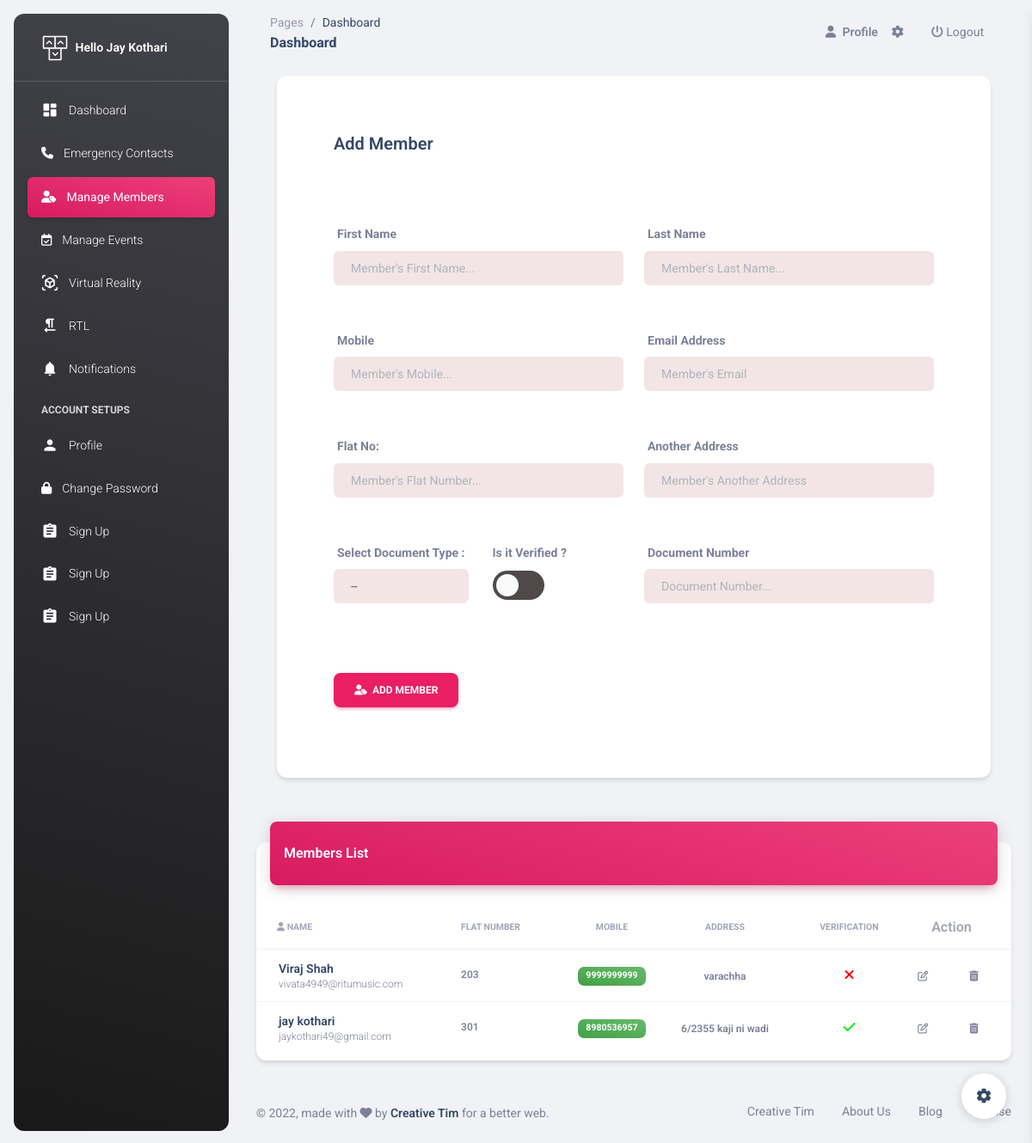
/add-member/ (signed in), run on an earlier commit of the app's database.
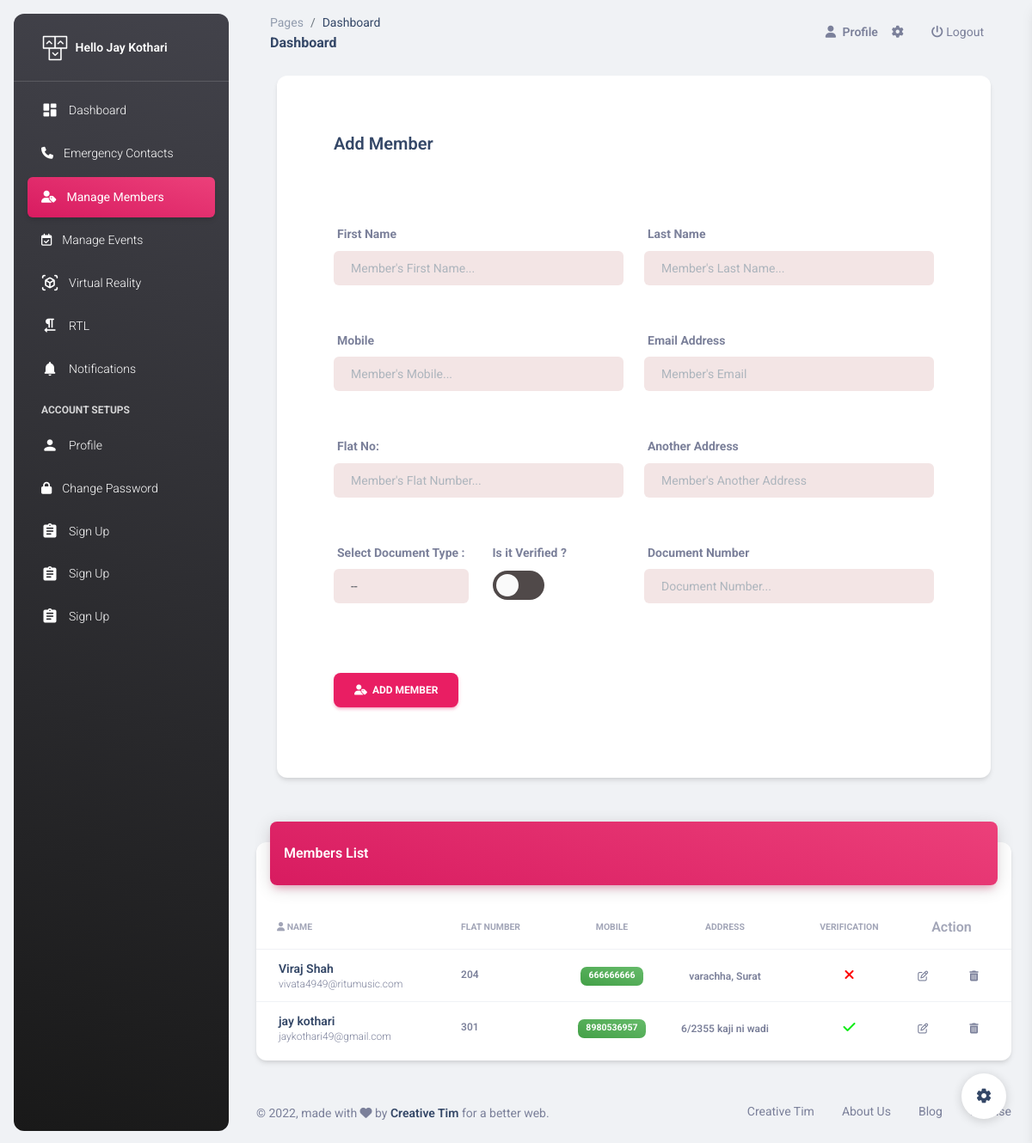
And on a later commit of the database.
### MemberApp/models.py (models this page shows, shortened)
class Member(models.Model):
    doc_choice = (
        ('Aadhar','Aadhar'),
        ('PAN','PAN'),
        ('DL','DL'),
        ('Other','Other'),
    )
    uid = models.ForeignKey(SecUser,on_delete=models.CASCADE,null=True)
    fname = models.CharField(max_length=20)
    lname = models.CharField(max_length=20)
    email = models.EmailField(unique=True)
    mobile = models.CharField(max_length=15)
    doc = models.CharField(max_length=30,choices=doc_choice)
    doc_number = models.CharField(max_length=20)
    flat_no = models.CharField(max_length=10)
    address = models.TextField()
    password = models.CharField(max_length=20)
    pic = models.FileField(upload_to='member',default='avatar.png')
    verify = models.BooleanField(default=False)

### SecApp/views.py (the view, shortened to what this page needs)
# urls.py: path('add-member/',views.add_member, name='add-member'),
def add_member(request):
    uid = SecUser.objects.get(email=request.session['email'])
    members = mm.Member.objects.all().order_by('flat_no')
    return render(request,'add-member.html',{'uid':uid,'members':members})

### SecApp/templates/add-member.html (shortened to what the changed rows need)
{% extends 'sec-header.html' %}
{% load static %}
{% block content %}
<br><br><br>
<div class="container-fluid px-2 px-md-4">
    <br><br>
  <div class="row">
    <div class="col-12">
      <div class="card my-4">
        <div class="card-body px-0 pb-2">
          <div class="table-responsive p-0">
            <table class="table align-items-center mb-0">
              <thead>
                <tr>
                  <th class="text-uppercase text-secondary text-xxs font-weight-bolder opacity-7 Center"><i class="fa fa-user"></i> Name</th>
                  <th class="text-uppercase text-secondary text-xxs font-weight-bolder opacity-7 ps-2">Flat number</th>
                  <th class="text-center text-uppercase text-secondary text-xxs font-weight-bolder opacity-7">Mobile</th>
                  <th class="text-center text-uppercase text-secondary text-xxs font-weight-bolder opacity-7">Address</th>
                  <th class="text-center text-uppercase text-secondary text-xxs font-weight-bolder opacity-7">Verification</th>
                  <th class="text-secondary opacity-7" colspan="2">Action</th>
                </tr>
              </thead>
              <tbody>
                {% for one in members %}
                <tr>
                  <td>
                    <div class="d-flex px-2 py-1">
                      <div class="d-flex flex-column justify-content-center" style="margin-left: 10px;">
                        <h6 class="mb-0 text-sm">{{one.fname}} {{one.lname}}</h6>
                        <a href="mailto:{{one.email}}"><p class="text-xs text-secondary mb-0">{{one.email}}</p></a>
                      </div>
                    </div>
                  </td>
                  <td>
                    <p class="text-xs font-weight-bold mb-0">{{one.flat_no}}</p>
                  </td>
                  <td class="align-middle text-center text-sm">
                    <a href="tel:{{one.mobile}}"><span class="badge badge-sm bg-gradient-success">{{one.mobile}}</span></a>
                  </td>
                  <td class="align-middle text-center">
                    <span class="text-secondary text-xs font-weight-bold">{{one.address}}</span>
                  </td>
                  <td class="align-middle text-center">
                      {% if one.verify %}
                        <i class="fa fa-check" style="color: rgb(8, 236, 19);"></i>
                      {% else %}
                        <i class="fa fa-close" style="color: red;"></i>
                      {% endif %}
                  </td>
                  <td class="align-middle">
                    <a href="{% url 'edit-member' one.id %}" class="text-secondary font-weight-bold text-xs" data-toggle="tooltip" data-original-title="Edit user">
                      <i class="fa fa-edit"></i>
                    </a>
                  </td>
                  <td class="align-middle">
                    <a href="{% url 'delete-member' one.id %}" class="text-secondary font-weight-bold text-xs" data-toggle="tooltip" data-original-title="Delete user">
                      <i class="fa fa-trash"></i>
                    </a>
                  </td>
                </tr>
                {% endfor %}
              </tbody>
            </table>
          </div>
        </div>
      </div>
    </div>
  </div>
  </div>
{% endblock %}

What changed in the data, as far as the page shows it:
changed Member "Viraj": flat_no "203" → "204"; mobile "9999999999" → "666666666"; address "varachha" → "varachha, Surat"
